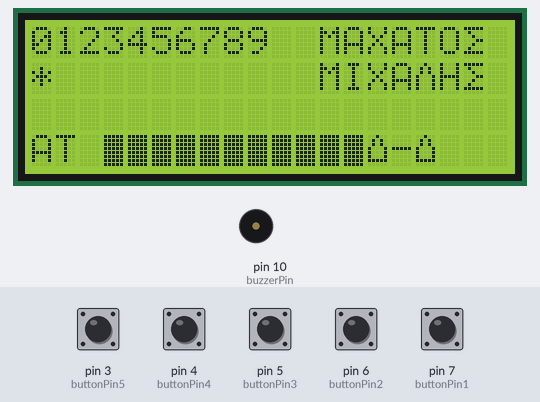
This sketch was run on a simulated Arduino Uno, built with avr-gcc and run on an emulated ATmega328P. Parts: 20×4 character LCD, buzzer (waves = sounding). The inputs (shaded band) are chosen by the test bench; at power-on: pin 3 (buttonPin5), pin 4 (buttonPin4), pin 5 (buttonPin3), pin 6 (buttonPin2), pin 7 (buttonPin1) HIGH. EEPROM starts erased; what the sketch prints to the serial monitor is not drawn.

Above: at 1.3 s.
1.4 s: pin 4 (buttonPin4) pulled LOW for 0.15 s
At 3.0 s:
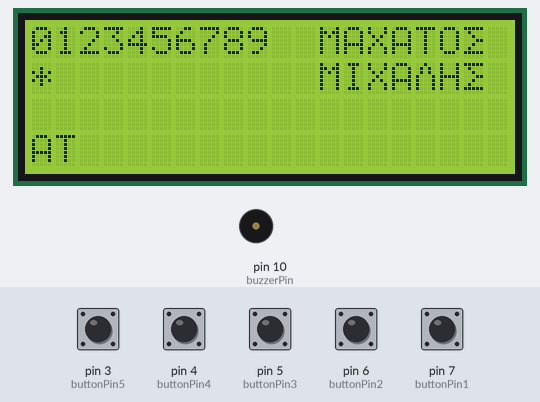
4.1 s: pin 5 (buttonPin3) pulled LOW for 1 s
At 5.6 s:
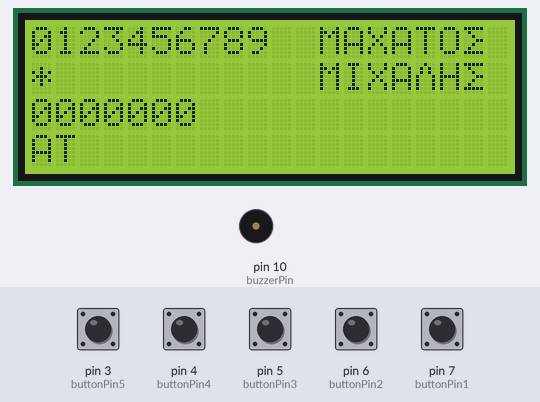
6.6 s: pin 4 (buttonPin4) pulled LOW for 1 s
At 7.2 s:
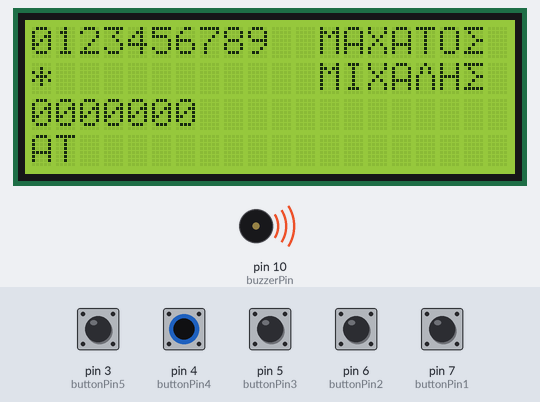
9.1 s: pin 6 (buttonPin2) pulled LOW for 0.15 s
At 9.6 s:
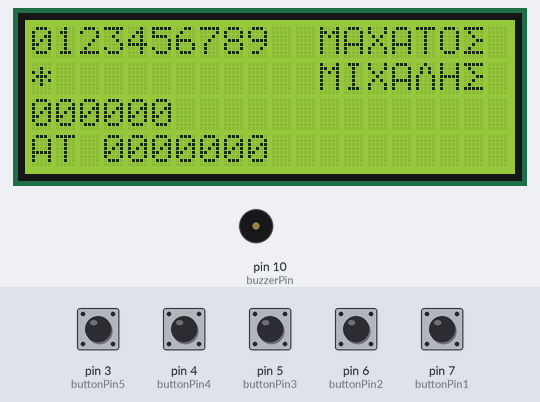
10.7 s: pin 7 (buttonPin1) pulled LOW for 1 s
At 12.3 s:
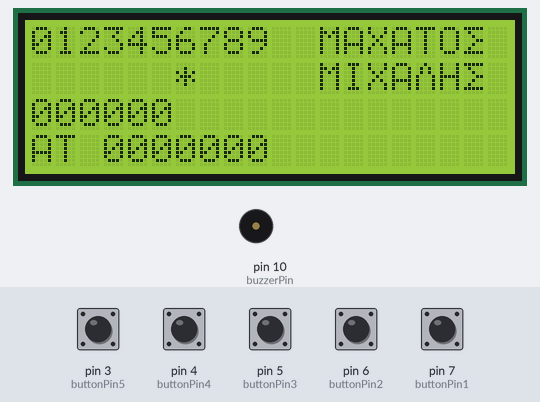
13.2 s: pin 5 (buttonPin3) pulled LOW for 0.15 s
Timing chart, 0 to 15.8 s (numbered marks = the images above; inputs shaded):
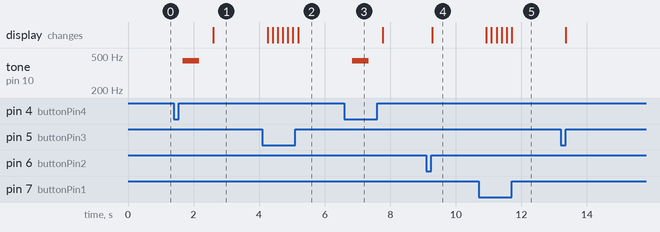

Measured:
- after the input at 1.4 s, tone on pin 10 (buzzerPin): silent → 440 Hz after 0.27 s, → silent 0.50 s later; the display: changes after 1.2 s (image 1)
- after the input at 4.1 s, the display: first changes after 0.16 s (image 2 shows a later state)
- after the input at 6.6 s, tone on pin 10 (buzzerPin): silent → 440 Hz after 0.24 s, → silent 0.50 s later
- after the input at 9.1 s, the display: changes after 0.18 s (image 4)
- after the input at 10.7 s, the display: first changes after 0.23 s (image 5 shows a later state)

The sketch:

phone_put.ino
```cpp
#include <Wire.h>
// βιβλιοθηκη για οθονη LCD I2C
#include <LiquidCrystal_I2C.h>
#include <EEPROM.h>


#include "GreeceGhr.h"

#if defined(ARDUINO) && ARDUINO >= 100
#define printByte(args)  write(args);
#else
#define printByte(args)  print(args,BYTE);
#endif


//οθονη LCD I2C
LiquidCrystal_I2C lcd(0x27,20, 4); //δηλωση πινακων I2C

const int buttonPin1 = 7; // Right
const int buttonPin2 = 6; // Up
const int buttonPin3 = 5; // Down
const int buttonPin4 = 4; // Ok
const int buttonPin5 = 3; // Left


/*

const int c = 261;
const int d = 294;
const int e = 329;
const int f = 349;
const int g = 391;
const int gS = 415;
const int a = 440;
const int aS = 455;
const int b = 466;
const int cH = 523;
const int cSH = 554;
const int dH = 587;
const int dSH = 622;
const int eH = 659;
const int fH = 698;
const int fSH = 740;
const int gH = 784;
const int gSH = 830;
const int aH = 880;
*/


const int buzzerPin = 10;
int counter = 0;

int buttonState1 ;
int buttonState2 ;
int buttonState3 ;
int buttonState4 ;
int buttonState5 ;

String StrNum = "" ;
//String StrNumArr[] = {"6977996927"};
String lekt   = "" ;


//-----------------
void setup() {
//-----------------
  Serial.begin(9600);

   lcd.init();      /* αρχικοποιηση οθονης */
   lcd.backlight();  /* ενεργοποιηση οπισθιου φωτισμου */
   lcd.home();


  lcd.createChar(0, Gama);
  lcd.createChar(1, Delta);
  lcd.createChar(2, Thita);
  lcd.createChar(3, Lamda);
  lcd.createChar(4, Ksi);
  lcd.createChar(5, Pi);
  lcd.createChar(6, Sigma);
//  lcd.createChar(15, Fi);
//  lcd.createChar(16, Psi);
//  lcd.createChar(17, Omega);


  pinMode(buttonPin1, INPUT_PULLUP);
  pinMode(buttonPin2, INPUT_PULLUP);
  pinMode(buttonPin3, INPUT_PULLUP);
  pinMode(buttonPin4, INPUT_PULLUP);
  pinMode(buttonPin5, INPUT_PULLUP);

  pinMode(buzzerPin, OUTPUT);

/*
  pinMode(buttonPin1, INPUT);
  pinMode(buttonPin2, INPUT);
  pinMode(buttonPin3, INPUT);
  pinMode(buttonPin4, INPUT);
  pinMode(buttonPin5, INPUT);
*/

/*

   EEPROM.put( 0,StrNum);
   delay(500);
   EEPROM.get( 0,lekt);
*/

 // epromPut() ;
  epromGet() ;


}

void loop() {

   Put_Phone() ;

}


//-----------------------------
void Put_Phone() {
//-----------------------------
 bool phone_flag = false ;
 int ArrayNumb[] = { 0,1,2,3,4,5,6,7,8,9 } ;
 int Thesi = 0 ;

    lcd.clear() ;
    lcd.setCursor( 0,3 ) ;
    lcd.print( "AT " ) ;  lcd.print( lekt  ) ;


 for ( int i=0; i< 10 ; ++i   ) {
   lcd.setCursor( i,0 ) ;
   lcd.print( String(ArrayNumb[i]) ) ;
 }
   lcd.setCursor( 12,0 ) ;
   lcd.print( "MAXATO"  ) ;  lcd.write(6);
   lcd.setCursor( 12,1 ) ;
   lcd.print( "MIXA"  ) ;  lcd.write(3); lcd.print( "H"  ) ; lcd.write(6);

   lcd.setCursor( 0,2 ) ;
   lcd.print( StrNum  ) ;

  lcd.setCursor( Thesi,1 ) ;
  lcd.print( "*" ) ;

     while(!phone_flag){
        buttonState1 = digitalRead(buttonPin1);
        buttonState2 = digitalRead(buttonPin2);
        buttonState3 = digitalRead(buttonPin3);
        buttonState4 = digitalRead(buttonPin4);
        buttonState5 = digitalRead(buttonPin5);

      //  Serial.println(  lekt  ) ;
       delay(150) ;

        if (!buttonState1) {
          lcd.setCursor( Thesi,1 ) ;
          lcd.print( " " ) ;
          if (Thesi < 9){ ; ++Thesi ; }
          lcd.setCursor( Thesi,1 ) ;
          lcd.print( "*" ) ;
        }

        if (!buttonState5) {
          lcd.setCursor( Thesi,1 ) ;
          lcd.print( " " ) ;
          if ( Thesi > 0  ){ ; --Thesi ; }
          lcd.setCursor( Thesi,1 ) ;
          lcd.print( "*" ) ;
        }

        if (!buttonState3) {
            StrNum = StrNum + String(ArrayNumb[Thesi]) ;
            lcd.setCursor( 0,2 ) ;
            lcd.print( StrNum ) ;
        }
        if (!buttonState2) {
            int lenS= StrNum.length()  ;
            StrNum =  StrNum.substring(0 ,( lenS-1 ) ) ;
            lcd.setCursor( 0,2 ) ;
            lcd.print( StrNum+" " ) ;
        }
	      if (!buttonState4) {
            phone_flag = true   ;
            beep(440, 500);

 	  	  }

     }

     epromPut() ;
     epromGet() ;

/*
  // StrNum = String("6977996927") ;
   EEPROM.put( 0,StrNum);
   delay(500);
   EEPROM.get( 0,lekt);
*/


   Serial.println(  "----------------------------- " ) ;
   delay(150) ;


}


//-----------------
void epromPut() {
//-----------------
struct MyObject {
  char name[11];
};
//myString.toCharArray(buf, len)

char thl[11];
StrNum.toCharArray( thl , 11) ;

 Serial.println(  thl  ) ;
 delay(150) ;

//MyObject customVar = {  "6977996927" };
//EEPROM.put(0, customVar);
EEPROM.put(0, thl );
}
//-----------------
void epromGet() {
//-----------------
struct MyObject {
  char name[11];
};
MyObject customVar;
EEPROM.get(0, customVar);
lekt = customVar.name ;
}
//-----------------
void beep(int note, int duration) {
//-----------------

 //Play tone on buzzerPin
 tone(buzzerPin, note, duration);
  delay(duration);

 //Stop tone on buzzerPin
 noTone(buzzerPin);
 delay(50);

 //Increment counter
 counter++;
}


//-----------------------------
void Print_chraracter() {
//-----------------------------

/*
 lcd.printByte(224);
 // α  224
 // β  226
 // ε  227
 // μ  228
 // σ  229
 // ρ  230
 // φ  236
 // Ω  241
 // Σ  243
 // π  244
*/

 /*
  for ( int i=65; i< 100 ; ++i   ) {
   lcd.printByte(i);
  }

   delay(500);
*/


/*
  int row = 0 ;
  int col = 0 ;
  lcd.setCursor(0,row );
  for ( int i=224; i< 304 ; ++i    ) {
    ++col ;
    if (col > 20){
      col =0 ;
      ++row ;
      lcd.setCursor(0,row );
    }
    lcd.printByte(i);
  }
 */

}
```

GreeceGhr.h
```cpp
uint8_t bell[8]  = {0x4,0xe,0xe,0xe,0x1f,0x0,0x4};
uint8_t note[8]  = {0x2,0x3,0x2,0xe,0x1e,0xc,0x0};
uint8_t clock[8] = {0x0,0xe,0x15,0x17,0x11,0xe,0x0};
uint8_t heart[8] = {0x0,0xa,0x1f,0x1f,0xe,0x4,0x0};
uint8_t duck[8]  = {0x0,0xc,0x1d,0xf,0xf,0x6,0x0};
uint8_t check[8] = {0x0,0x1,0x3,0x16,0x1c,0x8,0x0};
uint8_t cross[8] = {0x0,0x1b,0xe,0x4,0xe,0x1b,0x0};
uint8_t retarrow[8] = {  0x1,0x1,0x5,0x9,0x1f,0x8,0x4};

byte  Gama[8] = {
                 B11111,
                 B10000,
                 B10000,
                 B10000,
                 B10000,
                 B10000,
                 B10000,
};

byte Delta[8] = {
                 B00100,
                 B01010,
                 B01010,
                 B10001,
                 B10001,
                 B10001,
                 B11111,
};

byte Thita[8] = {
                 B00100,
                 B01010,
                 B10001,
                 B11111,
                 B10001,
                 B01010,
                 B00100,
};

byte Lamda[8] = {
                 B00100,
                 B01010,
                 B01010,
                 B10001,
                 B10001,
                 B10001,
                 B10001,
};

byte Ksi[8] = {
                 B11111,
                 B00000,
                 B00000,
                 B01110,
                 B00000,
                 B00000,
                 B11111,
};

byte Pi[8] = {
                 B11111,
                 B10001,
                 B10001,
                 B10001,
                 B10001,
                 B10001,
                 B10001,
};

byte Sigma[8] = {
                 B11111,
                 B01000,
                 B00100,
                 B00011,
                 B00100,
                 B01000,
                 B11111,
};

byte Fi[8] = {
                 B00100,
                 B01110,
                 B10101,
                 B10101,
                 B10101,
                 B01110,
                 B00100,
};

byte Psi[8] = {
                 B10001,
                 B10101,
                 B10101,
                 B10101,
                 B01110,
                 B00100,
                 B00100,
};

byte Omega[8] = {
                 B01110,
                 B10001,
                 B10001,
                 B10001,
                 B01010,
                 B01010,
                 B11011,
};
```
